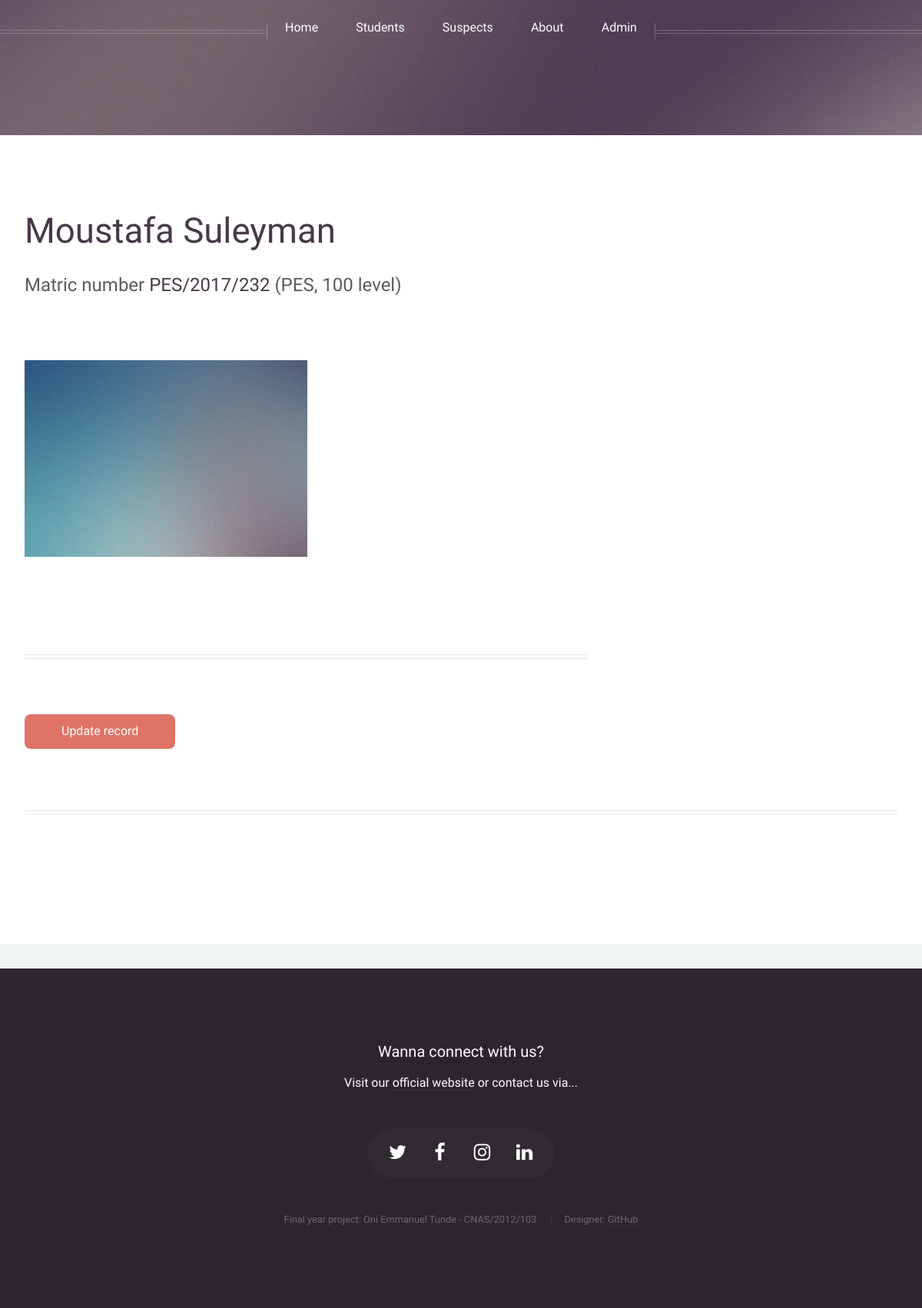
Screenshot of /students/details/16/ with the database file from the repository.
### students/models.py (models this page shows, shortened)
class Student(models.Model):
    name = models.CharField(max_length=255, name='name')
    matric = models.CharField(max_length=13, name='matric')
    GENDER = (('F', 'female'), ('M', 'male'))
    gender = models.CharField(max_length=1, choices=GENDER, name='gender')
    DEPARTMENT = (('ICT', 'Information and Communication Technology'),
                  ('PES', 'Physical and Earth Sciences'),
                  ('BIO', 'Biological Sciences'))
    department = models.CharField(max_length=50, choices=DEPARTMENT, name='department')
    LEVEL = (('100', '100 level'), ('200', '200 level'), ('300', '300 level'),
             ('400', '400 level'), ('500', '500 level'))
    level = models.CharField(max_length=10, choices=LEVEL, name='level')
    UPLOAD_PATH = f'images/{StudentsConfig.name}'
    image = models.ImageField(storage=fs, upload_to=UPLOAD_PATH, default='', name='image')

### students/views.py (the view)
# urls.py: path('details/<int:pk>/', views.Detail.as_view(), name='detail'),
class Detail(DetailView):
    template_name = 'students/detail.html'
    model = Student

### students/templates/students/detail.html (shortened to what this page needs)
{% extends 'public/_layouts/_main.html' %}
{% block body %}
    <div class="wrapper style1">
    <div class="container">
      <div class="row 200%">
        <div class="8u 12u(mobile)">
          <section id="main">
            <header>
              <h2><a href="">{{ student.name }}</a></h2>
              <p>Matric number <strong>{{ student.matric }}</strong> ({{ student.department }},
                {{ student.level }} level)</p>
            </header>
            {% load staticfiles %}
            <section>
              <img src="{% static student.image.url %}" width="368" height="256" alt="{{ student.name }}"/>
            </section>
            <hr>
            <footer>
              <a class="button" href="{% url 'students:update' student.pk %}">Update record</a>
            </footer>
          </section>
        </div>
        <div class="4u 12u(mobile)" id="sidebar">
        </div>
      </div>
      <hr>
    </div>
  </div>
{% endblock %}

### rows the page displays
Student: name "Moustafa Suleyman", matric "PES/2017/232", department "PES", level "100", image (picture)
